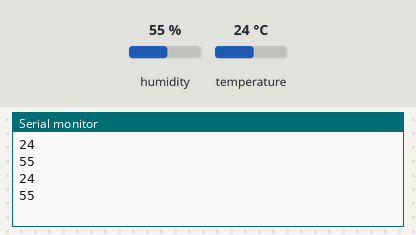
The sketch below on a simulated ESP8266 (NodeMCU). Parts: the last lines printed to the serial monitor. Inputs (shaded band) come from the test bench; at power-on: humidity 55 %, temperature 24 °C.

Above: at 1.3 s.
1.4 s: humidity set to 22 %
At 2.5 s:
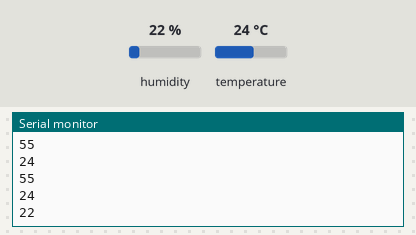
2.9 s: temperature set to 12 °C
At 3.6 s:
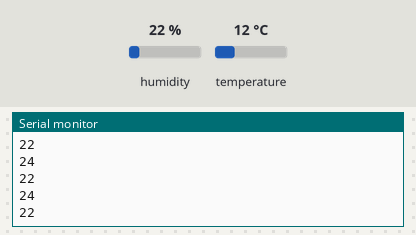
4.4 s: humidity set to 40 %
At 5.1 s:
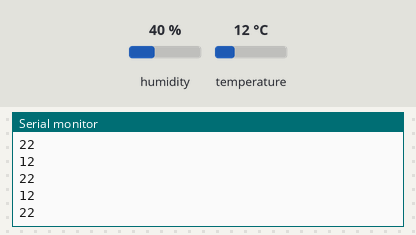
Timing chart, 0 to 7.4 s (numbered marks = the images above; inputs shaded):
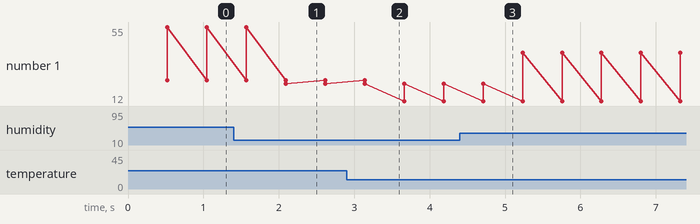

Measured:
- after the input at 1.4 s, the serial monitor: prints a new line after 0.69 s (image 1)
- plotted number 1: 55 → 22 after the input at 1.4 s, 22 → 40 after the input at 4.4 s

The sketch:

ReadTempAndHumidity.ino
```cpp
// (licence header left out)
// Include the DHT11 library for interfacing with the sensor.
#include <DHT11.h>

// Create an instance of the DHT11 class.
// - For Arduino: Connect the sensor to Digital I/O Pin 2.
// - For ESP32: Connect the sensor to pin GPIO2 or P2.
// - For ESP8266: Connect the sensor to GPIO2 or D4.
DHT11 dht11(23);

void setup() {
    // Initialize serial communication to allow debugging and data readout.
    // Using a baud rate of 9600 bps.
    Serial.begin(9600);

    // Uncomment the line below to set a custom delay between sensor readings (in milliseconds).
    // dht11.setDelay(500); // Set this to the desired delay. Default is 500ms.
}

void loop() {
    int temperature = 0;
    int humidity = 0;

    // Read temperature and humidity values from the DHT11 sensor.
    int result = dht11.readTemperatureHumidity(temperature, humidity);

    if (result == 0) {
        // Print temperature on the first line
        Serial.print(temperature);
        Serial.print("\n");
        Serial.println(humidity);
    } else {
        // Optionally print an error message (you can remove this if not needed)
        Serial.println(DHT11::getErrorString(result));
    }
}
```
